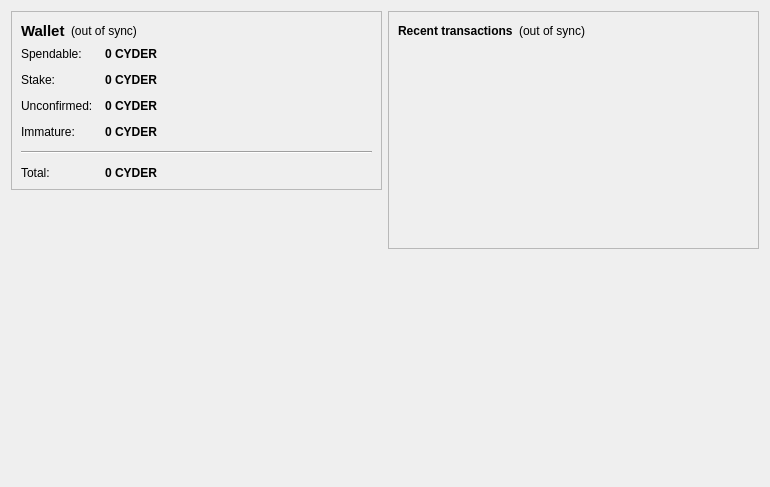
<?xml version="1.0" encoding="UTF-8"?>
<ui version="4.0">
 <class>OverviewPage</class>
 <widget class="QWidget" name="OverviewPage">
  <property name="geometry">
   <rect>
    <x>0</x>
    <y>0</y>
    <width>770</width>
    <height>487</height>
   </rect>
  </property>
  <property name="windowTitle">
   <string>Form</string>
  </property>
  <layout class="QHBoxLayout" name="horizontalLayout" stretch="1,1">
   <item>
    <layout class="QVBoxLayout" name="verticalLayout_2">
     <item>
      <widget class="QFrame" name="frame">
       <property name="frameShape">
        <enum>QFrame::StyledPanel</enum>
       </property>
       <property name="frameShadow">
        <enum>QFrame::Raised</enum>
       </property>
       <layout class="QVBoxLayout" name="verticalLayout_4">
        <item>
         <layout class="QHBoxLayout" name="horizontalLayout_4">
          <item>
           <widget class="QLabel" name="label_5">
            <property name="font">
             <font>
              <pointsize>11</pointsize>
              <weight>75</weight>
              <bold>true</bold>
             </font>
            </property>
            <property name="text">
             <string>Wallet</string>
            </property>
           </widget>
          </item>
          <item>
           <widget class="QLabel" name="labelWalletStatus">
            <property name="toolTip">
             <string>The displayed information may be out of date. Your wallet automatically synchronizes with the cydercoin network after a connection is established, but this process has not completed yet.</string>
            </property>
            <property name="styleSheet">
             <string notr="true"/>
            </property>
            <property name="text">
             <string notr="true">(out of sync)</string>
            </property>
            <property name="alignment">
             <set>Qt::AlignLeading|Qt::AlignLeft|Qt::AlignVCenter</set>
            </property>
           </widget>
          </item>
          <item>
           <spacer name="horizontalSpacer_2">
            <property name="orientation">
             <enum>Qt::Horizontal</enum>
            </property>
            <property name="sizeHint" stdset="0">
             <size>
              <width>40</width>
              <height>20</height>
             </size>
            </property>
           </spacer>
          </item>
         </layout>
        </item>
        <item>
         <layout class="QFormLayout" name="formLayout_2">
          <property name="fieldGrowthPolicy">
           <enum>QFormLayout::AllNonFixedFieldsGrow</enum>
          </property>
          <property name="horizontalSpacing">
           <number>12</number>
          </property>
          <property name="verticalSpacing">
           <number>12</number>
          </property>
          <item row="0" column="0">
           <widget class="QLabel" name="label">
            <property name="text">
             <string>Spendable:</string>
            </property>
           </widget>
          </item>
          <item row="0" column="1">
           <widget class="QLabel" name="labelBalance">
            <property name="font">
             <font>
              <weight>75</weight>
              <bold>true</bold>
             </font>
            </property>
            <property name="cursor">
             <cursorShape>IBeamCursor</cursorShape>
            </property>
            <property name="toolTip">
             <string>Your current spendable balance</string>
            </property>
            <property name="text">
             <string notr="true">0 CYDER</string>
            </property>
            <property name="textInteractionFlags">
             <set>Qt::LinksAccessibleByMouse|Qt::TextSelectableByKeyboard|Qt::TextSelectableByMouse</set>
            </property>
           </widget>
          </item>
          <item row="1" column="0">
           <widget class="QLabel" name="label_6">
            <property name="text">
             <string>Stake:</string>
            </property>
           </widget>
          </item>
          <item row="1" column="1">
           <widget class="QLabel" name="labelStake">
            <property name="font">
             <font>
              <weight>75</weight>
              <bold>true</bold>
             </font>
            </property>
            <property name="cursor">
             <cursorShape>IBeamCursor</cursorShape>
            </property>
            <property name="toolTip">
             <string>Total of coins that was staked, and do not yet count toward the current balance</string>
            </property>
            <property name="text">
             <string notr="true">0 CYDER</string>
            </property>
            <property name="textInteractionFlags">
             <set>Qt::LinksAccessibleByMouse|Qt::TextSelectableByKeyboard|Qt::TextSelectableByMouse</set>
            </property>
           </widget>
          </item>
          <item row="2" column="0">
           <widget class="QLabel" name="label_3">
            <property name="text">
             <string>Unconfirmed:</string>
            </property>
           </widget>
          </item>
          <item row="2" column="1">
           <widget class="QLabel" name="labelUnconfirmed">
            <property name="font">
             <font>
              <weight>75</weight>
              <bold>true</bold>
             </font>
            </property>
            <property name="cursor">
             <cursorShape>IBeamCursor</cursorShape>
            </property>
            <property name="toolTip">
             <string>Total of transactions that have yet to be confirmed, and do not yet count toward the current balance</string>
            </property>
            <property name="text">
             <string notr="true">0 CYDER</string>
            </property>
            <property name="textInteractionFlags">
             <set>Qt::LinksAccessibleByMouse|Qt::TextSelectableByKeyboard|Qt::TextSelectableByMouse</set>
            </property>
           </widget>
          </item>
          <item row="3" column="0">
           <widget class="QLabel" name="labelImmatureText">
            <property name="text">
             <string>Immature:</string>
            </property>
           </widget>
          </item>
          <item row="3" column="1">
           <widget class="QLabel" name="labelImmature">
            <property name="font">
             <font>
              <weight>75</weight>
              <bold>true</bold>
             </font>
            </property>
            <property name="toolTip">
             <string>Mined balance that has not yet matured</string>
            </property>
            <property name="text">
             <string notr="true">0 CYDER</string>
            </property>
            <property name="textInteractionFlags">
             <set>Qt::LinksAccessibleByMouse|Qt::TextSelectableByKeyboard|Qt::TextSelectableByMouse</set>
            </property>
           </widget>
          </item>
          <item row="4" column="0" colspan="2">
           <widget class="Line" name="line">
            <property name="orientation">
             <enum>Qt::Horizontal</enum>
            </property>
           </widget>
          </item>
          <item row="5" column="0">
           <widget class="QLabel" name="labelTotalText">
            <property name="text">
             <string>Total:</string>
            </property>
           </widget>
          </item>
          <item row="5" column="1">
           <widget class="QLabel" name="labelTotal">
            <property name="font">
             <font>
              <weight>75</weight>
              <bold>true</bold>
             </font>
            </property>
            <property name="cursor">
             <cursorShape>IBeamCursor</cursorShape>
            </property>
            <property name="toolTip">
             <string>Your current total balance</string>
            </property>
            <property name="text">
             <string notr="true">0 CYDER</string>
            </property>
            <property name="textInteractionFlags">
             <set>Qt::LinksAccessibleByMouse|Qt::TextSelectableByKeyboard|Qt::TextSelectableByMouse</set>
            </property>
           </widget>
          </item>
         </layout>
        </item>
       </layout>
      </widget>
     </item>
     <item>
      <spacer name="verticalSpacer">
       <property name="orientation">
        <enum>Qt::Vertical</enum>
       </property>
       <property name="sizeHint" stdset="0">
        <size>
         <width>20</width>
         <height>40</height>
        </size>
       </property>
      </spacer>
     </item>
     <item>
      <widget class="QLabel" name="label_2">
       <property name="autoFillBackground">
        <bool>true</bool>
       </property>
       <property name="text">
        <string/>
       </property>
       <property name="pixmap">
        <pixmap resource="../bitcoin.qrc">:/icons/mastbg</pixmap>
       </property>
       <property name="scaledContents">
        <bool>false</bool>
       </property>
       <property name="margin">
        <number>0</number>
       </property>
      </widget>
     </item>
    </layout>
   </item>
   <item>
    <layout class="QVBoxLayout" name="verticalLayout_3">
     <item>
      <widget class="QFrame" name="frame_2">
       <property name="frameShape">
        <enum>QFrame::StyledPanel</enum>
       </property>
       <property name="frameShadow">
        <enum>QFrame::Raised</enum>
       </property>
       <layout class="QVBoxLayout" name="verticalLayout">
        <item>
         <layout class="QHBoxLayout" name="horizontalLayout_2">
          <item>
           <widget class="QLabel" name="label_4">
            <property name="text">
             <string>&lt;b&gt;Recent transactions&lt;/b&gt;</string>
            </property>
           </widget>
          </item>
          <item>
           <widget class="QLabel" name="labelTransactionsStatus">
            <property name="toolTip">
             <string>The displayed information may be out of date. Your wallet automatically synchronizes with the cydercoin network after a connection is established, but this process has not completed yet.</string>
            </property>
            <property name="styleSheet">
             <string notr="true"/>
            </property>
            <property name="text">
             <string notr="true">(out of sync)</string>
            </property>
            <property name="alignment">
             <set>Qt::AlignRight|Qt::AlignTrailing|Qt::AlignVCenter</set>
            </property>
           </widget>
          </item>
          <item>
           <spacer name="horizontalSpacer">
            <property name="orientation">
             <enum>Qt::Horizontal</enum>
            </property>
            <property name="sizeHint" stdset="0">
             <size>
              <width>40</width>
              <height>20</height>
             </size>
            </property>
           </spacer>
          </item>
         </layout>
        </item>
        <item>
         <widget class="QListView" name="listTransactions">
          <property name="styleSheet">
           <string notr="true">QListView { background: transparent; }</string>
          </property>
          <property name="frameShape">
           <enum>QFrame::NoFrame</enum>
          </property>
          <property name="verticalScrollBarPolicy">
           <enum>Qt::ScrollBarAlwaysOff</enum>
          </property>
          <property name="horizontalScrollBarPolicy">
           <enum>Qt::ScrollBarAlwaysOff</enum>
          </property>
          <property name="selectionMode">
           <enum>QAbstractItemView::NoSelection</enum>
          </property>
         </widget>
        </item>
       </layout>
      </widget>
     </item>
     <item>
      <spacer name="verticalSpacer_2">
       <property name="orientation">
        <enum>Qt::Vertical</enum>
       </property>
       <property name="sizeHint" stdset="0">
        <size>
         <width>20</width>
         <height>40</height>
        </size>
       </property>
      </spacer>
     </item>
    </layout>
   </item>
  </layout>
 </widget>
 <resources>
  <include location="../bitcoin.qrc"/>
 </resources>
 <connections/>
</ui>
